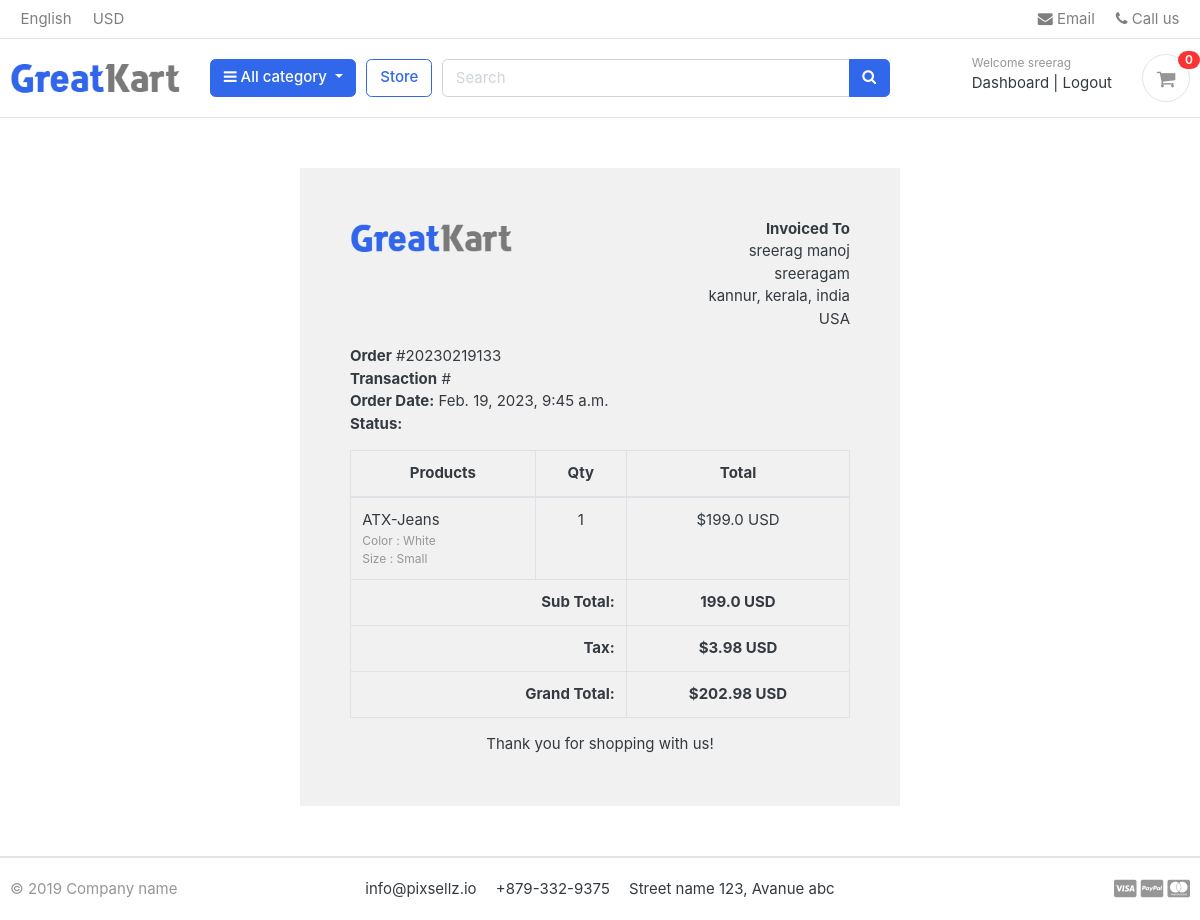
The app's page /accounts/order_detail/20230219133/ (signed in), older data.
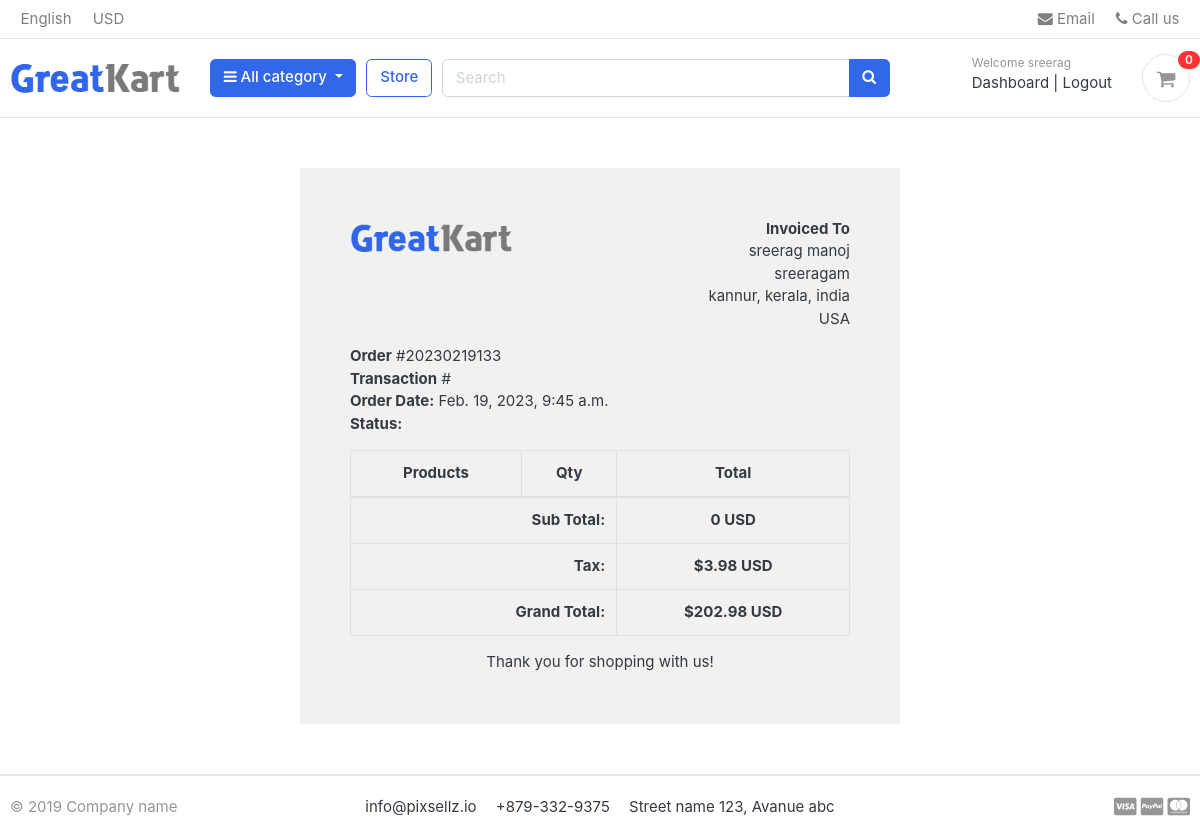
The same page, newer data.
### orders/models.py (models this page shows, shortened)
class OrderProduct(models.Model):
    order           = models.ForeignKey(Order, on_delete=models.CASCADE)
    payment         = models.ForeignKey(Payment, on_delete=models.SET_NULL, blank=True, null=True)
    user            = models.ForeignKey(Account, on_delete=models.CASCADE)
    product         = models.ForeignKey(Product, on_delete=models.CASCADE)
    variations      = models.ManyToManyField(Variation, blank= True)
    quantity        = models.IntegerField()
    product_price   = models.FloatField()
    ordered         = models.BooleanField(default=False)
    created_at      = models.DateTimeField(auto_now_add=True)
    updated_at      = models.DateTimeField(auto_now=True)

### store/models.py (models this page shows, shortened)
class Product(models.Model):
    product_name  = models.CharField(max_length=200, unique=True)
    slug          = models.SlugField(max_length=200, unique=True)
    description   = models.TextField(max_length=500, blank=True)
    price         = models.IntegerField()
    images        = models.ImageField(upload_to='photos/products')
    stock         = models.IntegerField()
    is_available  = models.BooleanField(default=True)
    category      = models.ForeignKey(Category, on_delete=models.CASCADE)
    created_date  = models.DateTimeField(auto_now_add=True)
    modified_date = models.DateTimeField(auto_now=True)

class Variation(models.Model):
    product            = models.ForeignKey(Product, on_delete=models.CASCADE)
    variation_category = models.CharField(max_length=100, choices=variation_category_choice)
    variation_value    = models.CharField(max_length=100)
    is_active          = models.BooleanField(default=True)
    created_date       = models.DateTimeField(auto_now=True)
    objects            =VariationManager()

### accounts/views.py (the view)
# urls.py: path('order_detail/<int:order_id>/', views.order_detail, name='order_detail'),
@login_required(login_url= 'login')
def order_detail(request, order_id):
    order_detail = OrderProduct.objects.filter(order__order_number = order_id)
    order = Order.objects.get(order_number = order_id)
    subtotal = 0
    for i in order_detail:
        subtotal+=i.product_price* i.quantity
    context ={
        'order_detail' : order_detail,
        'order' : order,
        'subtotal' : subtotal,
    }
    return render(request, 'accounts/order_detail.html', context)

### carts/context_processors.py (called while the page is built)
def counter(request):
    cart_count = 0
    if 'admin' in request.path:
        return()
    else:
        try:
            cart = Cart.objects.filter(cart_id=_cart_id(request))
            if request.user.is_authenticated:
                cart_items = CartItem.objects.all().filter(user=request.user)
            else:
                cart_items = CartItem.objects.all().filter(cart=cart[:1])
            for cart_item in cart_items:
                cart_count += cart_item.quantity
        except Cart.DoesNotExist:
            cart_count=0
        return dict(cart_count=cart_count)

### carts/views.py (called while the page is built)
def _cart_id(request):
    cart = request.session.session_key
    if not cart:
        cart= request.session.create()
    return cart

### category/context_processors.py (called while the page is built)
def menu_links(request):
    links = Category.objects.all()
    return dict(links=links)

### category/models.py (called while the page is built)
    def get_url(self):
        return reverse('products_by_category', args=[self.slug])

### orders/models.py (called while the page is built)
    def full_name(self):
        return f"{self.first_name} {self.last_name}"

    def full_address(self):
        return f"{self.address_line_1} {self.address_line_2}"

### templates/accounts/order_detail.html (shortened to what the changed rows need)
{% extends 'base.html' %}
{% load static %}
{% block content %}
<div class="container" style="margin: 0 auto;width: 50%;padding: 50px;background: #f1f1f1;margin-top: 50px;margin-bottom: 50px;">
    <div class="row invoice row-printable">
        <div class="col-md-12">
            <div class="panel panel-default plain" id="dash_0">
                <div class="panel-body p30">
                    <div class="row">
                        <div class="col-lg-12">
                            <div class="invoice-items">
                                <div class="table-responsive" style="overflow: hidden; outline: none;" tabindex="0">
                                    <table class="table table-bordered">
                                        <thead>
                                            <tr>
                                                <th class="per70 text-center">Products</th>
                                                <th class="per5 text-center">Qty</th>
                                                <th class="per25 text-center">Total</th>
                                            </tr>
                                        </thead>
                                        <tbody>
                                            {% for item  in order_detail %}
                                            <tr>
                                                <td>{{item.product.product_name}}
                                                    <p class="text-muted small">
                                                        {% if item.variations.all %}
                                                            {% for i in item.variations.all %}
                                                                {{ i.variation_category | capfirst }} : {{ i.variation_value | capfirst }} <br>
                                                            {% endfor %}
                                                        {% endif %}
                                                    </p>
                                                </td>
                                                <td class="text-center">{{item.quantity}}</td>
                                                <td class="text-center">${{item.product_price}} USD</td>
                                            </tr>
                                            {% endfor %}
                                        </tbody>
                                        <tfoot>
                                            <tr>
                                                <th colspan="2" class="text-right">Sub Total:</th>
                                                <th class="text-center">{{subtotal}} USD</th>
                                            </tr>
                                            <tr>
                                                <th colspan="2" class="text-right">Tax:</th>
                                                <th class="text-center">${{order.tax}} USD</th>
                                            </tr>
                                            <tr>
                                                <th colspan="2" class="text-right">Grand Total:</th>
                                                <th class="text-center">${{order.order_total}} USD</th>
                                            </tr>
                                        </tfoot>
                                    </table>
                                </div>
                            </div>
                        </div>
                    </div>
                </div>
            </div>
        </div>
    </div>
    </div>
{% endblock content %}

Row changes from the older to the newer data that the page shows:
removed OrderProduct: product.product_name "ATX-Jeans", quantity "1", product_price "199.0"
removed Variation: variation_category "Color", variation_value "White"
removed Variation: variation_category "Size", variation_value "Small"
Text that changed along with them:
{{ subtotal }}: "199.0" → "0"
